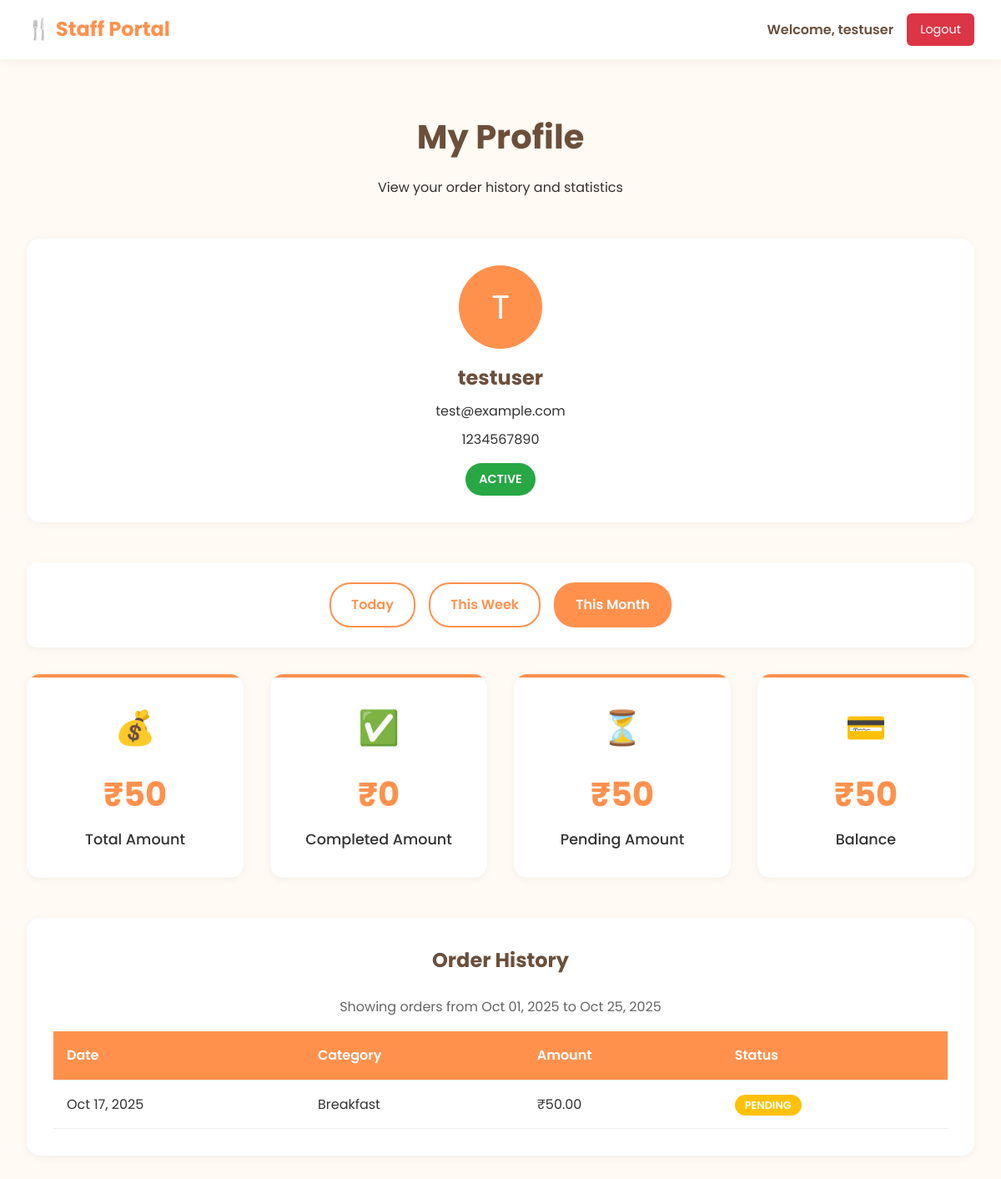
Screenshot of /orders/profile/ (signed in) with the database file from the repository.
### web/models.py (models this page shows, shortened)
class UserProfile(models.Model):
    ROLE_CHOICES = [
        ('staff', 'Staff'),
        ('kitchen', 'Kitchen'),
        ('manager', 'Manager'),
        ('admin', 'Admin'),
    ]
    user = models.OneToOneField(User, on_delete=models.CASCADE, related_name='profile')
    phone_number = models.CharField(max_length=15, blank=True, null=True)
    role = models.CharField(max_length=20, choices=ROLE_CHOICES, default='staff')
    is_active = models.BooleanField(default=True)
    created_at = models.DateTimeField(auto_now_add=True)
    updated_at = models.DateTimeField(auto_now=True)
    class Meta:
        verbose_name_plural = "User Profiles"

class Order(models.Model):
    ORDER_STATUS_CHOICES = [
        ('pending', 'Pending'),
        ('confirmed', 'Confirmed'),
        ('preparing', 'Preparing'),
        ('ready', 'Ready'),
        ('completed', 'Completed'),
        ('cancelled', 'Cancelled'),
    ]
    user = models.ForeignKey(User, on_delete=models.CASCADE, related_name='orders')
    category = models.ForeignKey(Category, on_delete=models.CASCADE)
    date = models.DateField(default=timezone.now)
    price = models.DecimalField(max_digits=10, decimal_places=2)
    status = models.CharField(max_length=20, choices=ORDER_STATUS_CHOICES, default='pending')
    created_at = models.DateTimeField(auto_now_add=True)
    updated_at = models.DateTimeField(auto_now=True)
    notes = models.TextField(blank=True, null=True)
    class Meta:
        ordering = ['-created_at']

class Category(models.Model):
    name = models.CharField(max_length=255)
    price = models.DecimalField(max_digits=10, decimal_places=2)
    image = models.ImageField(upload_to='category_images/', blank=True, null=True)
    is_locked = models.BooleanField(default=False)
    created_at = models.DateTimeField(auto_now_add=True)
    updated_at = models.DateTimeField(auto_now=True)
    class Meta:
        verbose_name_plural = "Categories"

### orders/views.py (the view)
# urls.py: path('profile/', views.profile, name='profile'),
@login_required
def profile(request):
    if not hasattr(request.user, 'profile') or request.user.profile.role != 'staff':
        messages.error(request, 'Access denied.')
        return redirect('orders:login')
    user = request.user
    today = timezone.now().date()
    filter_type = request.GET.get('filter', 'month')
    if filter_type == 'day':
        start_date = today
        end_date = today
    elif filter_type == 'week':
        start_date = today - timezone.timedelta(days=7)
        end_date = today
    else:  # month
        start_date = today.replace(day=1)
        end_date = today
    orders = Order.objects.filter(
        user=user,
        date__range=[start_date, end_date]
    )
    total_amount = orders.aggregate(Sum('price'))['price__sum'] or 0
    completed_orders = orders.filter(status='completed')
    completed_amount = completed_orders.aggregate(Sum('price'))['price__sum'] or 0
    pending_orders = orders.filter(status__in=['pending', 'confirmed', 'preparing'])
    pending_amount = pending_orders.aggregate(Sum('price'))['price__sum'] or 0
    balance = total_amount - completed_amount
    context = {
        'user': user,
        'orders': orders,
        'total_amount': total_amount,
        'completed_amount': completed_amount,
        'pending_amount': pending_amount,
        'balance': balance,
        'filter_type': filter_type,
        'start_date': start_date,
        'end_date': end_date,
    }
    return render(request, 'orders/profile.html', context)

### templates/orders/profile.html (shortened to what this page needs)
{% load static %}
<!DOCTYPE html>
<html lang="en">
<head>
</head>
<body>
    <header class="header">
        <div class="logo">🍴 Staff Portal</div>
        <div class="user-info">
            <span class="user-name">Welcome, {{ user.username }}</span>
            <a href="{% url 'orders:logout' %}" class="logout-btn">Logout</a>
        </div>
    </header>
    <main class="main">
        <div class="container">
            <h1 class="page-title">My Profile</h1>
            <p class="page-subtitle">View your order history and statistics</p>
            <div class="profile-info">
                <div class="profile-avatar">
                    {{ user.username|first|upper }}
                </div>
                <div class="profile-name">{{ user.username }}</div>
                <div class="profile-email">{{ user.email }}</div>
                <div class="profile-phone">{{ user.profile.phone_number|default:"No phone number" }}</div>
                <div class="status-badge {% if user.profile.is_active %}status-active{% else %}status-inactive{% endif %}">
                    {% if user.profile.is_active %}Active{% else %}Inactive{% endif %}
                </div>
            </div>
            <div class="filter-section">
                <div class="filter-buttons">
                    <a href="?filter=day" class="filter-btn {% if filter_type == 'day' %}active{% endif %}">Today</a>
                    <a href="?filter=week" class="filter-btn {% if filter_type == 'week' %}active{% endif %}">This Week</a>
                    <a href="?filter=month" class="filter-btn {% if filter_type == 'month' %}active{% endif %}">This Month</a>
                </div>
            </div>
            <div class="stats-grid">
                <div class="stat-card">
                    <div class="stat-icon">💰</div>
                    <div class="stat-number">₹{{ total_amount|floatformat:0 }}</div>
                    <div class="stat-label">Total Amount</div>
                </div>
                <div class="stat-card">
                    <div class="stat-icon">✅</div>
                    <div class="stat-number">₹{{ completed_amount|floatformat:0 }}</div>
                    <div class="stat-label">Completed Amount</div>
                </div>
                <div class="stat-card">
                    <div class="stat-icon">⏳</div>
                    <div class="stat-number">₹{{ pending_amount|floatformat:0 }}</div>
                    <div class="stat-label">Pending Amount</div>
                </div>
                <div class="stat-card">
                    <div class="stat-icon">💳</div>
                    <div class="stat-number">₹{{ balance|floatformat:0 }}</div>
                    <div class="stat-label">Balance</div>
                </div>
            </div>
            <div class="orders-section">
                <h2 class="section-title">Order History</h2>
                <p style="text-align: center; color: #666; margin-bottom: 1rem;">
                    Showing orders from {{ start_date|date:"M d, Y" }} to {{ end_date|date:"M d, Y" }}
                </p>
                {% if orders %}
                <table class="orders-table">
                    <thead>
                        <tr>
                            <th>Date</th>
                            <th>Category</th>
                            <th>Amount</th>
                            <th>Status</th>
                        </tr>
                    </thead>
                    <tbody>
                        {% for order in orders %}
                        <tr>
                            <td>{{ order.date|date:"M d, Y" }}</td>
                            <td>{{ order.category.name }}</td>
                            <td>₹{{ order.price }}</td>
                            <td>
                                <span class="status-badge-table status-{{ order.status }}">
                                    {{ order.get_status_display }}
                                </span>
                            </td>
                        </tr>
                        {% endfor %}
                    </tbody>
                </table>
                {% else %}
                <div class="no-orders">
                    <h3>No orders found</h3>
                    <p>You haven't placed any orders in this time period.</p>
                </div>
                {% endif %}
            </div>
        </div>
    </main>
</body>
</html>

### templates/orders/profile.html (style rules this page uses)
:root { --primary: #ff914d; --accent: #6b4f3b; --bg: #fffaf3; --text: #333; --white: #ffffff; --shadow: 0 4px 20px rgba(0,0,0,0.1); --shadow-light: 0 2px 10px rgba(0,0,0,0.05); --transition: 0.3s ease-in-out; --success: #28a745; --warning: #ffc107; --danger: #dc3545; --info: #17a2b8; }
* { margin: 0; padding: 0; box-sizing: border-box; }
body { font-family: 'Poppins', sans-serif; background: var(--bg); color: var(--text); line-height: 1.6; }
.header { position: fixed; top: 0; left: 0; right: 0; display: flex; justify-content: space-between; align-items: center; padding: 1rem 2rem; background: var(--white); box-shadow: var(--shadow-light); z-index: 1000; }
.logo { font-size: 1.5rem; font-weight: 700; color: var(--primary); }
.user-info { display: flex; align-items: center; gap: 1rem; }
.user-name { font-weight: 600; color: var(--accent); }
.logout-btn { background: var(--danger); color: var(--white); padding: 0.5rem 1rem; border: none; border-radius: 6px; text-decoration: none; font-size: 0.9rem; transition: all var(--transition); }
.main { padding-top: 100px; min-height: 100vh; padding-bottom: 100px; }
.container { max-width: 1200px; margin: 0 auto; padding: 2rem; }
.page-title { text-align: center; font-size: 2.5rem; font-weight: 700; color: var(--accent); margin-bottom: 1rem; }
.page-subtitle { text-align: center; color: var(--text); margin-bottom: 3rem; }
.profile-info { background: var(--white); border-radius: 16px; padding: 2rem; box-shadow: var(--shadow-light); margin-bottom: 3rem; text-align: center; }
.profile-avatar { width: 100px; height: 100px; border-radius: 50%; background: var(--primary); color: var(--white); display: flex; align-items: center; justify-content: center; font-size: 2.5rem; margin: 0 auto 1rem; }
.profile-name { font-size: 1.5rem; font-weight: 700; color: var(--accent); margin-bottom: 0.5rem; }
.profile-email { color: var(--text); margin-bottom: 0.5rem; }
.profile-phone { color: var(--text); margin-bottom: 1rem; }
.status-badge { display: inline-block; padding: 0.5rem 1rem; border-radius: 20px; font-size: 0.9rem; font-weight: 600; text-transform: uppercase; }
.status-active { background: var(--success); color: var(--white); }
.filter-section { background: var(--white); border-radius: 12px; padding: 1.5rem; margin-bottom: 2rem; box-shadow: var(--shadow-light); }
.filter-buttons { display: flex; gap: 1rem; justify-content: center; flex-wrap: wrap; }
.filter-btn { padding: 0.75rem 1.5rem; border: 2px solid var(--primary); background: transparent; color: var(--primary); border-radius: 25px; font-weight: 600; cursor: pointer; transition: all var(--transition); text-decoration: none; }
.filter-btn:hover, .filter-btn.active { background: var(--primary); color: var(--white); }
.stats-grid { display: grid; grid-template-columns: repeat(auto-fit, minmax(250px, 1fr)); gap: 2rem; margin-bottom: 3rem; }
.stat-card { background: var(--white); border-radius: 16px; padding: 2rem; box-shadow: var(--shadow-light); text-align: center; transition: all var(--transition); position: relative; overflow: hidden; }
.stat-card::before { content: ''; position: absolute; top: 0; left: 0; right: 0; height: 4px; background: var(--primary); }
.stat-icon { font-size: 2.5rem; margin-bottom: 1rem; }
.stat-number { font-size: 2.5rem; font-weight: 700; color: var(--primary); margin-bottom: 0.5rem; }
.stat-label { color: var(--text); font-weight: 500; font-size: 1.1rem; }
.orders-section { background: var(--white); border-radius: 16px; padding: 2rem; box-shadow: var(--shadow-light); margin-bottom: 3rem; }
.section-title { font-size: 1.5rem; font-weight: 700; color: var(--accent); margin-bottom: 1.5rem; text-align: center; }
.orders-table { width: 100%; border-collapse: collapse; margin-top: 1rem; }
.orders-table th, .orders-table td { padding: 1rem; text-align: left; border-bottom: 1px solid #eee; }
.orders-table th { background: var(--primary); color: var(--white); font-weight: 600; }
.status-badge-table { padding: 0.25rem 0.75rem; border-radius: 15px; font-size: 0.8rem; font-weight: 600; text-transform: uppercase; }
.status-pending { background: var(--warning); color: var(--white); }

### rows the page displays
Order: date "Oct 17, 2025", category.name "Breakfast", price "50.00", status "PENDING"

### other values shown
{{ user.username }} "testuser"
{{ user.username|first|upper }} "T"
{{ user.email }} "test@example.com"
{{ user.profile.phone_number|default:"No phone number" }} "1234567890"
{{ total_amount|floatformat:0 }} "50"
{{ completed_amount|floatformat:0 }} "0"
{{ pending_amount|floatformat:0 }} "50"
{{ balance|floatformat:0 }} "50"
{{ start_date|date:"M d, Y" }} "Oct 01, 2025"
